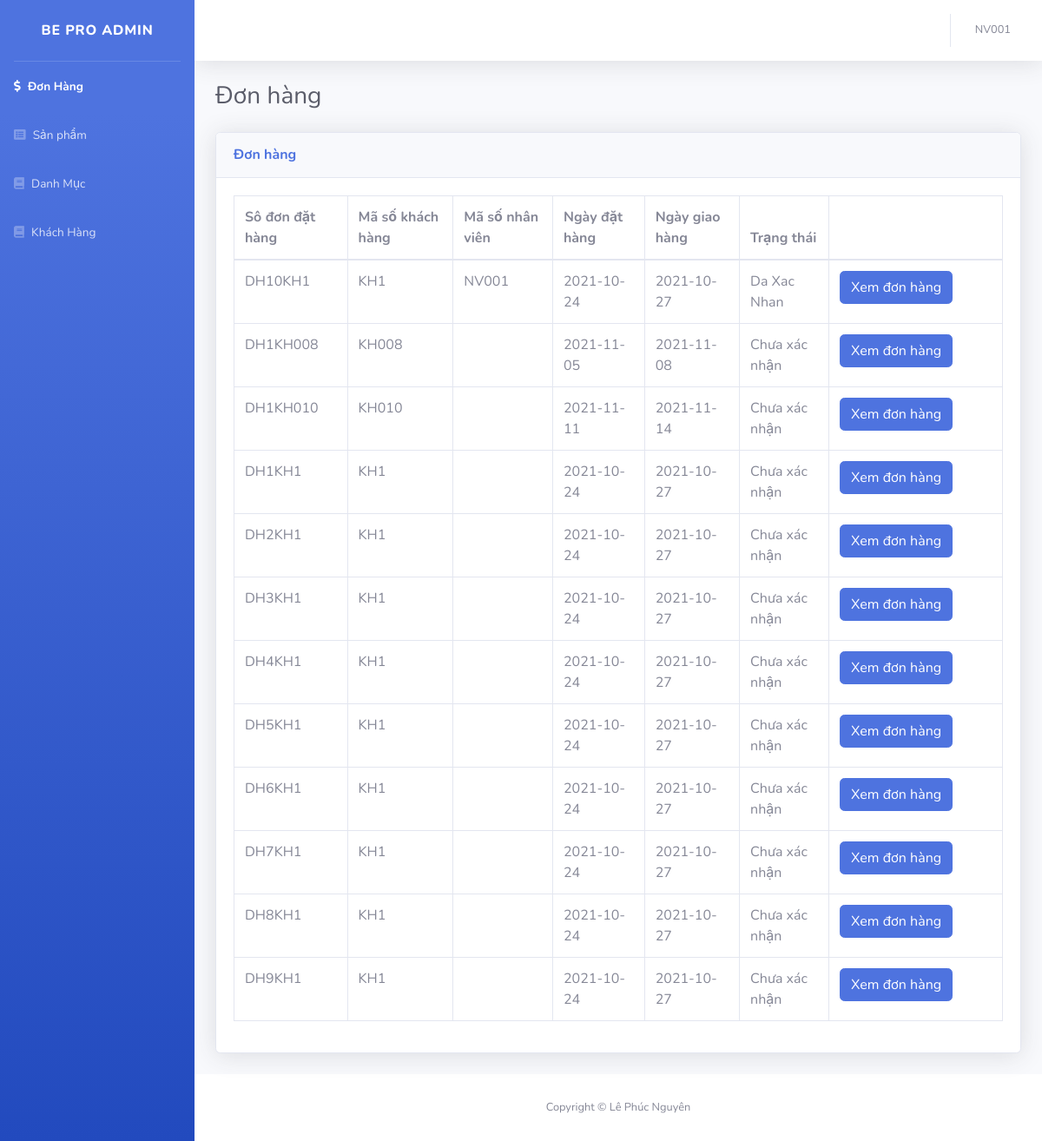
The page /admin/index.php?modules=transaction (signed in) on the database as committed earlier.
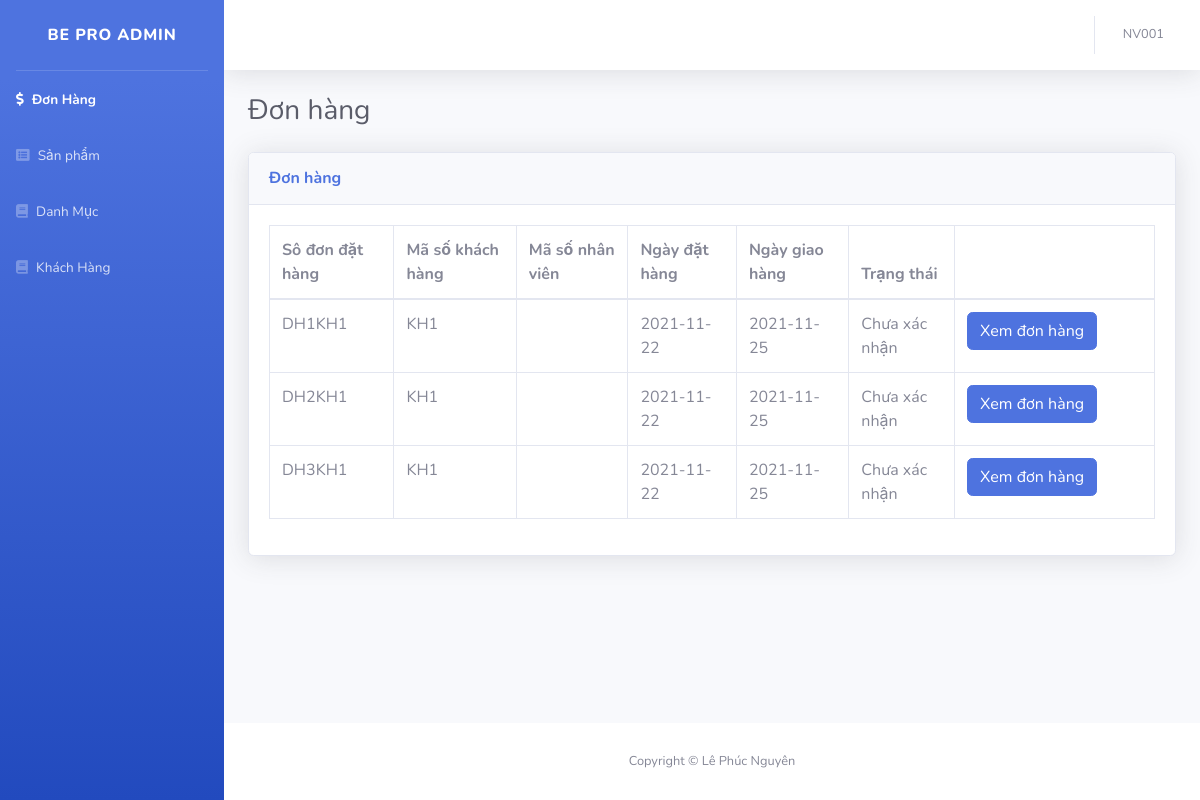
The same page on the database as committed later.
### tables this page shows
CREATE TABLE `dathang` (
  `SoDonDH` char(10) NOT NULL,
  `MSKH` char(10) NOT NULL,
  `MSNV` char(10) DEFAULT NULL,
  `NgayDH` date NOT NULL,
  `NgayGH` date NOT NULL,
  `TrangThaiDH` varchar(45) NOT NULL,
  `DiaChi` varchar(45) NOT NULL
);

### admin/modules/transaction/index.php (the view, shortened to what this page needs)
<div class="container-fluid">
<div class="d-sm-flex align-items-center justify-content-between mb-4">
  <h1 class="h3 mb-0 text-gray-800">Đơn hàng</h1>
</div>
<div class="row">
    <div class="col-12">
        <div class="card shadow mb-4">
            <div class="card-header py-3">
                <h6 class="m-0 font-weight-bold text-primary">Đơn hàng</h6>
            </div>
            <div class="card-body">
                <div class="table-responsive">
                <table class="table table-bordered table-data" data-get="orders">
                    <thead>
                    <tr>
                        <th>Sô đơn đặt hàng</th>
                        <th>Mã số khách hàng</th>
                        <th>Mã số nhân viên</th>
                        <th>Ngày đặt hàng</th>
                        <th>Ngày giao hàng</th>
                        <th>Trạng thái</th>
                        <th></th>
                    </tr>
                    </thead>
                    <tbody>
                        <?php
                            $sql = "SELECT * FROM DATHANG;";
                            $result = mysqli_query($db, $sql);
                            while($row = mysqli_fetch_assoc($result)):
                        ?>
                            <tr>
                                <td><?=$row["SoDonDH"]?></td>
                                <td><?=$row["MSKH"]?></td>
                                <td><?=$row["MSNV"]?></td>
                                <td><?=$row["NgayDH"]?></td>
                                <td><?=$row["NgayGH"]?></td>
                                <td><?=$row["TrangThaiDH"]?></td>
                                <td style="width: 200px;">
                                    <a class="btn btn-primary" href="?module=transaction&action=edit&id=<?=$row["SoDonDH"]?>">Xem đơn hàng</a>
                                </td>
                            </tr>
                        <?php
                            endwhile;
                        ?>
                    </tbody>
                </table>
                </div>
            </div>
            </div>
        </div>
    </div>
</div>

Rows that differ between the two databases and show on the page:
removed dathang: SoDonDH "DH10KH1", MSKH "KH1", MSNV "NV001", NgayDH "2021-10-24", NgayGH "2021-10-27", TrangThaiDH "Da Xac Nhan"
removed dathang: SoDonDH "DH1KH008", MSKH "KH008", NgayDH "2021-11-05", NgayGH "2021-11-08", TrangThaiDH "Chưa xác nhận"
removed dathang: SoDonDH "DH1KH010", MSKH "KH010", NgayDH "2021-11-11", NgayGH "2021-11-14", TrangThaiDH "Chưa xác nhận"
removed dathang: SoDonDH "DH4KH1", MSKH "KH1", NgayDH "2021-10-24", NgayGH "2021-10-27", TrangThaiDH "Chưa xác nhận"
removed dathang: SoDonDH "DH5KH1", MSKH "KH1", NgayDH "2021-10-24", NgayGH "2021-10-27", TrangThaiDH "Chưa xác nhận"
removed dathang: SoDonDH "DH6KH1", MSKH "KH1", NgayDH "2021-10-24", NgayGH "2021-10-27", TrangThaiDH "Chưa xác nhận"
removed dathang: SoDonDH "DH7KH1", MSKH "KH1", NgayDH "2021-10-24", NgayGH "2021-10-27", TrangThaiDH "Chưa xác nhận"
removed dathang: SoDonDH "DH8KH1", MSKH "KH1", NgayDH "2021-10-24", NgayGH "2021-10-27", TrangThaiDH "Chưa xác nhận"
removed dathang: SoDonDH "DH9KH1", MSKH "KH1", NgayDH "2021-10-24", NgayGH "2021-10-27", TrangThaiDH "Chưa xác nhận"
changed dathang "DH1KH1": NgayDH "2021-10-24" → "2021-11-22"; NgayGH "2021-10-27" → "2021-11-25"
changed dathang "DH2KH1": NgayDH "2021-10-24" → "2021-11-22"; NgayGH "2021-10-27" → "2021-11-25"
changed dathang "DH3KH1": NgayDH "2021-10-24" → "2021-11-22"; NgayGH "2021-10-27" → "2021-11-25"
